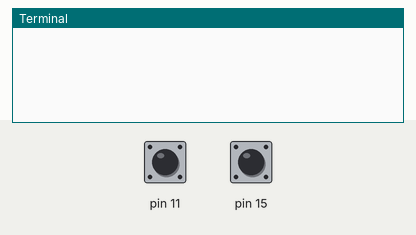
This program was run on a simulated Raspberry Pi (header pin numbers). Parts: the last lines printed to the terminal. The test bench sets the inputs (shaded band); at power-on: pin 11 HIGH, pin 15 HIGH.

Above: at 1.2 s.
1.3 s: pin 11 pulled LOW for 0.15 s
At 2.6 s:
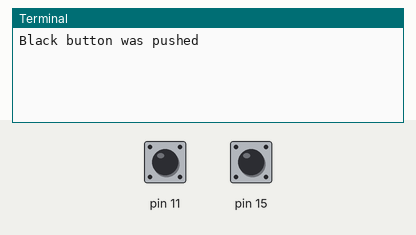
2.9 s: pin 11 pulled LOW for 1 s
At 4.3 s:
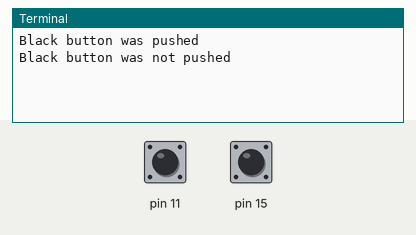

The program:

push_button_3.py
```python
#!/usr/bin/python

import RPi.GPIO as GPIO

GPIO.setmode(GPIO.BOARD)
GPIO.setup(11,GPIO.IN, pull_up_down=GPIO.PUD_UP)
GPIO.setup(15,GPIO.IN, pull_up_down=GPIO.PUD_UP)

while(True):
    GPIO.wait_for_edge(11, GPIO.RISING)
    print('Black button was pushed')
    GPIO.wait_for_edge(11, GPIO.FALLING)
    print('Black button was not pushed')
    GPIO.wait_for_edge(15, GPIO.RISING)
    print('Red button was pushed')
    GPIO.wait_for_edge(15, GPIO.FALLING)
    print('Red button was not pushed')

#pin 16 > resistor > button > pin 9

GPIO.cleanup()
```

Measured:
- after the input at 1.3 s, the terminal: prints a new line after 0.15 s (image 1)
- after the input at 2.9 s, the terminal: prints a new line at once (image 2)
